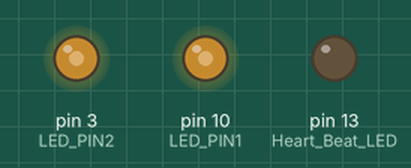
Bench run of a sketch on a simulated Arduino Uno, built with avr-gcc and run on an emulated ATmega328P. Shown: output pins drawn as LEDs (lit = HIGH).

Above: at 0.51 s.
At 6.09 s:
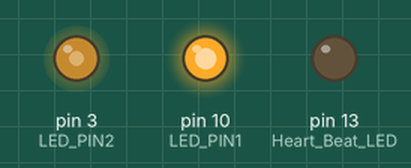
At 6.63 s:
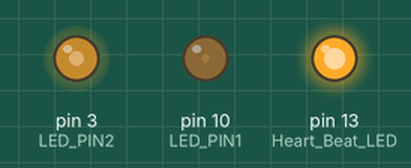
At 37.74 s:
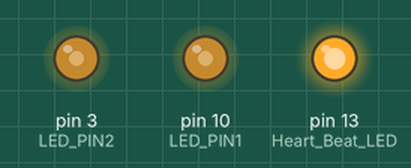
Timing chart, 0 to 40.0 s (numbered marks = the images above):
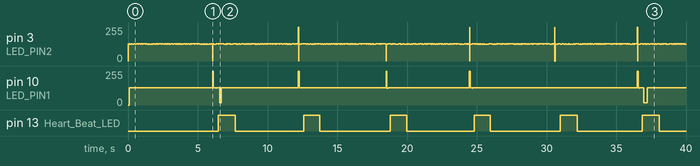

Measured:
- by itself, pin 13 (Heart_Beat_LED): alternates HIGH for 1.2 s and LOW for 4.9 s

The sketch:

Sweep3.ino
```cpp
#include <PWM.h>                  // PWM Frequency library available at https://code.google.com/archive/p/arduino-pwm-frequency-library/downloads

// VL: Mi bas de la guitare (E2): 82.41 Hz

#define LED_PIN1 10          // pin Arduino pour activer les LED
#define LED_PIN2 3
#define MAX_DUTY_CYCLE 50.0 // duty cycle maximum pour proteger le circuit (%)
#define MIN_FREQ 32         // frequence minimum du PWM (Hz)
#define MAX_FREQ 62500      // frequence maximum du PWM (hz)
#define MIN_PERIODE 1       // periode minimum (sec)
#define MAX_PERIODE 600     // periode maximum (sec)

long freq_bas;        // Frequence basse de pulsation des LED (Hz)
long freq_haut;       // Frequence haute de pulsation de LED (Hz)
long frequence;       // Frequence de pulsation courante (Hz)
long freq_prec;       // Frequence de pulsation precedente
float dutyCycle;      // Duty cycle du PWM de 1 à 100
int periode;          // Periode du sweep (sec)
int periode_ms;       // Periode du sweep en ms.
int compteur_ms;      // Compteur de ms pour parcourir la periode
int stay_target_ms;          // Compteur pour rester en fin de course.
int stay_compteur_ms;

typedef enum { UP, STAY_UP, DOWN, STAY_DOWN} t_statut;
t_statut statut;      // pour le heart beat

unsigned long this_millis;
unsigned long last_millis = 0;
bool succes1;          // true si le PMW est en fonction
bool succes2;          // true si le PMW est en fonction

void setup() {

  pinMode(LED_BUILTIN, OUTPUT); // Heart Beat LED

  InitTimersSafe();   // initialiser tous les timers sauf 0 qui est utilise pour millis()

  setParam(
    1,         // periode du sweep (sec)
    100,       // frequence basse (Hz)
    300,       // frequence haute (Hz)
    50);       // duty cycle (%)
}


void loop() {

  static t_statut old_statut = UP;
  if (statut != old_statut) {
    old_statut = statut;
    if (statut == UP)        digitalWrite(LED_BUILTIN, HIGH);
    else if (statut == DOWN) digitalWrite(LED_BUILTIN, LOW);
  }

  this_millis = millis();
  if (last_millis != this_millis) {
    last_millis = this_millis;
    switch (statut) {
      case UP:
      compteur_ms++;
      if (compteur_ms >= periode_ms) {
        statut = STAY_UP;
      }
      break;

      case STAY_UP:
      stay_compteur_ms++;
      if (stay_compteur_ms >= stay_target_ms) {
        statut = DOWN;
        stay_compteur_ms = 0;
      }
      break;

      case DOWN:
      compteur_ms--;
      if (compteur_ms <= 0) {
        statut=STAY_DOWN;
      }
      break;

      case STAY_DOWN:
      stay_compteur_ms++;
      if (stay_compteur_ms >= stay_target_ms) {
        statut = UP;
        stay_compteur_ms = 0;
      }
      break;
    }

    frequence = round(compteur_ms*((float)freq_haut-freq_bas)/periode_ms) + freq_bas;
    if (freq_prec != frequence) {
      freq_prec = frequence;
      setPWM(frequence, dutyCycle);
    }
  }
}

void setPWM (long frequence, float dutyCycle) {
  unsigned int dc = round(dutyCycle*255/100);
//  noInterrupts();
  SetPinFrequencySafe(LED_PIN1, frequence); // ajuster la frequence du PWM
  pwmWrite(LED_PIN1, dc); // ajuster le duty cycle du PWM

  SetPinFrequencySafe(LED_PIN2, frequence); // ajuster la frequence du PWM
  pwmWrite(LED_PIN2, dc); // ajuster le duty cycle du PWM
//  interrupts();
}

void setParam(int p, long fb, long fh, float dc) {
  periode = p;
  periode_ms = periode * 1000;
  compteur_ms = 0;
  stay_target_ms = 100;
  stay_compteur_ms = 0;
  statut = UP;

  freq_bas = fb;
  freq_haut = fh;
  frequence = freq_bas;
  freq_prec = freq_bas;

  dutyCycle = dc;

  setPWM(frequence, dutyCycle);
}
```
